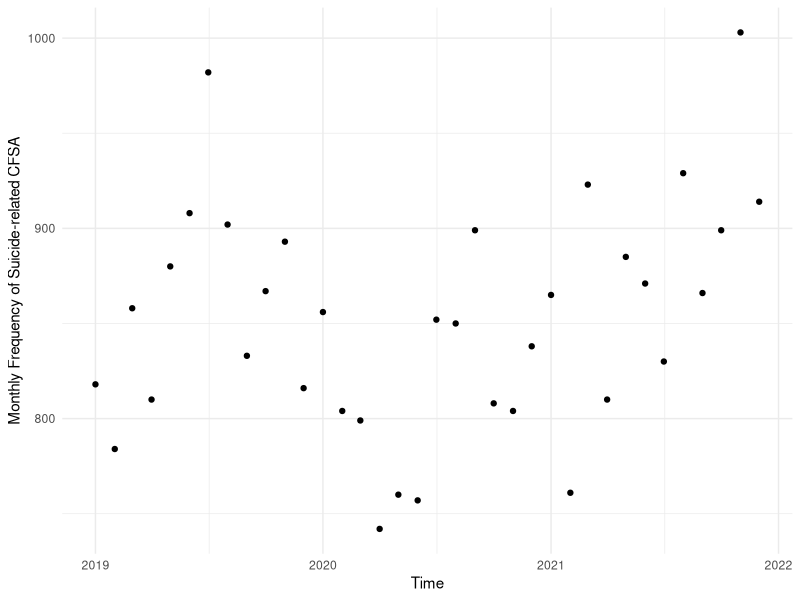
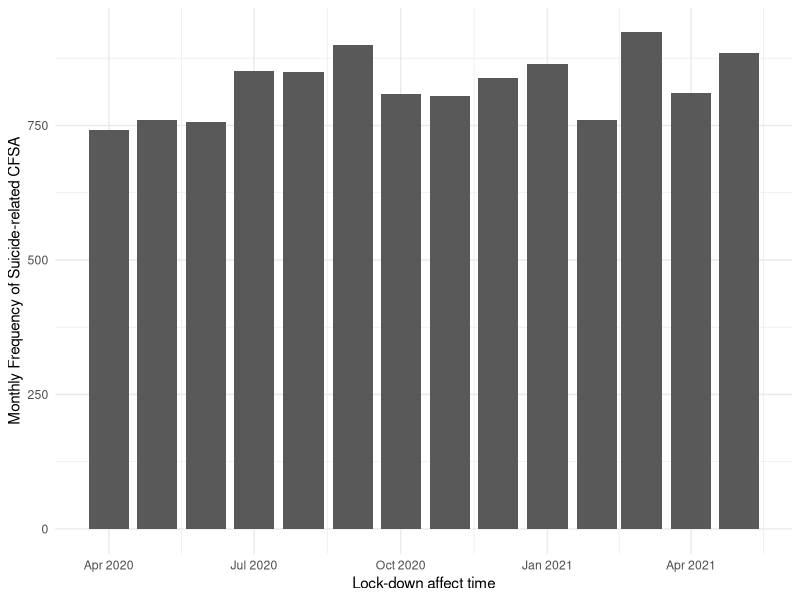
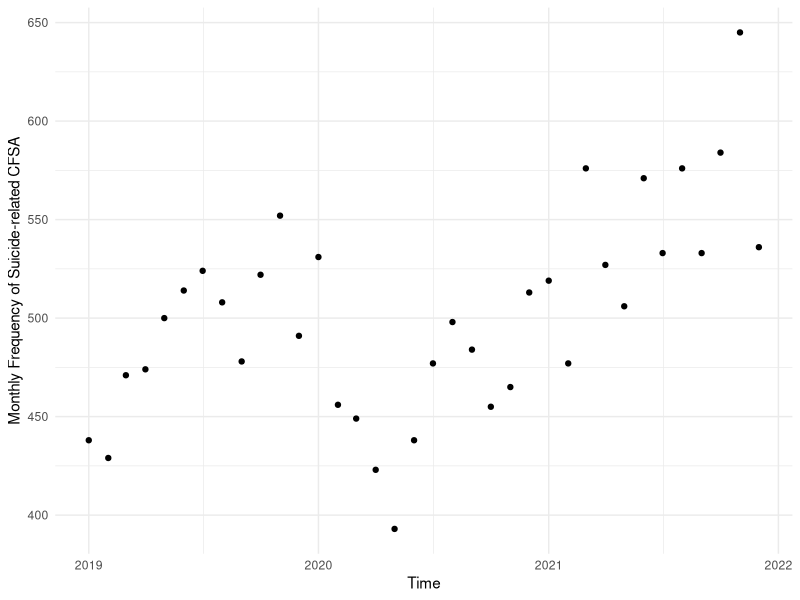

The R source for these figures, in order:
## ---- chunk 1
#| include: false
#| warning: false
#| message: false
#install.packages("tidyverse")
#install.packages("knitr")
#install.packages("rmarkdown")
#install.packages("opendatatoronto")
#install.packages("here")

library(tidyverse)
library(knitr)
library(rmarkdown)
library(here)

#Acquiring cleaned data from output folder
toronto_cfsa <-
  read_csv(
    file = here("outputs/data/toronto_cfsa.csv"))
## ---- chunk 2
#| echo: false
#| label: tbl-sample
#| tbl-cap: Sample of Cleaned Data
toronto_cfsa |> head() |> kable()
## ---- chunk 3
#| echo: false
#| label: fig-time
#| fig-cap: Monthly Frequency of Suicide-related Calls for Service Attended over Time
toronto_cfsa |> count(date) |>
  ggplot(aes(x = date, y = n)) + geom_point() + 
  theme_minimal() + labs(x = "Time", y = "Monthly Frequency of Suicide-related CFSA") + 
  scale_colour_brewer(palette = "Set1") + theme(legend.position = "bottom")
  
## ---- chunk 4
#| echo: false
#| label: fig-bar
#| fig-cap: Monthly Frequency of Suicide-related Calls for Service Attended over Lock-down Related Time
toronto_cfsa |> filter(lock_down == 1) |> 
  ggplot(aes(x = date)) +
  geom_bar() +
  theme_minimal() +
  labs(x = "Lock-down affect time", y = "Monthly Frequency of Suicide-related CFSA" )
## ---- chunk 5
#| echo: FALSE
#| label: fig-occ
#| fig-cap: Monthly Frequency of Suicide-related CFSA with Occurrence over Time
toronto_cfsa |> filter(occurrence_created == "Yes") |>
  count(date) |>
  ggplot(aes(x = date, y = n)) + geom_point() + 
  theme_minimal() + labs(x = "Time", y = "Monthly Frequency of Suicide-related CFSA") + 
  scale_colour_brewer(palette = "Set1") + theme(legend.position = "bottom")
